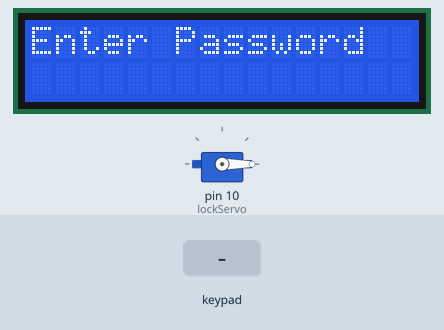
Bench run of a sketch on a simulated Arduino Uno, built with avr-gcc and run on an emulated ATmega328P. On the bench: 16×2 character LCD, servo. The inputs (shaded band) are chosen by the test bench.

Above: at 3.2 s.
3.3 s: keypad keys 2 0 2 5 # pressed 0.4 s apart
At 6.0 s:
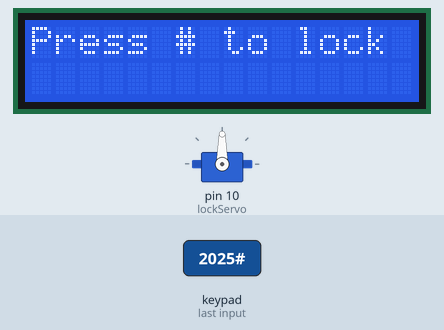
6.8 s: key '#' pressed
At 7.4 s:
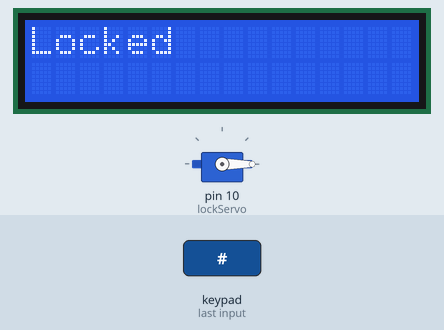
9.0 s: keypad keys 2 0 2 5 A pressed 0.4 s apart
At 12.0 s:
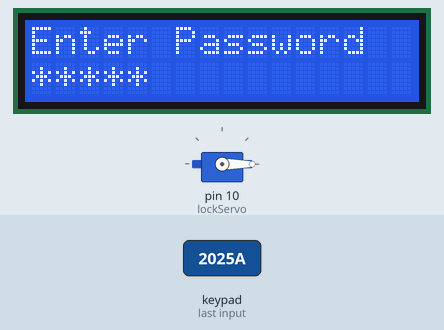
12.5 s: key 'D' pressed
At 13.6 s:
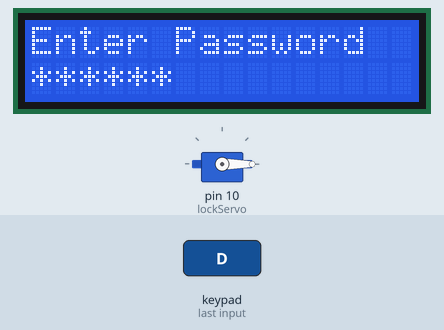
14.0 s: keypad keys 9 8 7 6 # pressed 0.4 s apart
At 16.0 s:
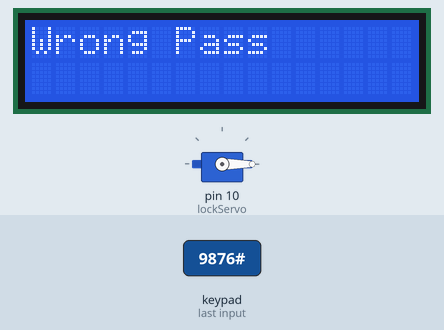
18.3 s: key 'C' pressed
At 18.8 s:
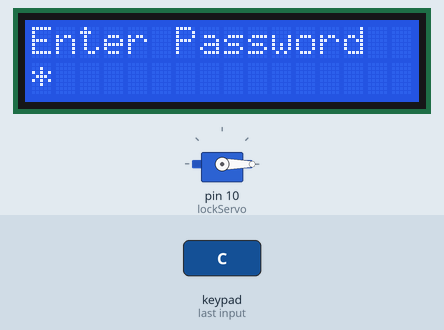
Timing chart, 0 to 20.8 s (numbered marks = the images above; inputs shaded):
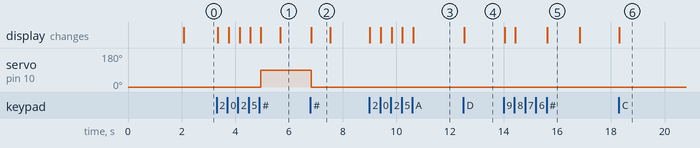

The sketch:

Smart_Keypad_Lock.ino
```cpp
// (licence header left out)
#include <Keypad.h>
#include <Servo.h>
#include <Wire.h>
#include <LiquidCrystal_I2C.h>

// =============================
// Object Initialization
// =============================
LiquidCrystal_I2C lcd(0x27, 16, 2);
Servo lockServo;

// =============================
// Keypad Configuration
// =============================
const byte ROWS = 4;
const byte COLS = 4;

char keys[ROWS][COLS] = {
  {'D','C','B','A'},
  {'#','9','6','3'},
  {'0','8','5','2'},
  {'*','7','4','1'}
};

byte rowPins[ROWS] = {9, 8, 7, 6};
byte colPins[COLS] = {5, 4, 3, 2};

Keypad keypad = Keypad(makeKeymap(keys), rowPins, colPins, ROWS, COLS);

// =============================
// Password Settings
// =============================
String password = "2025"; // Change Password
String input = "";
bool unlocked = false;

void setup() {

  delay(2000); // Power stabilization delay

  lcd.init();
  lcd.backlight();

  lockServo.attach(10);
  lockServo.write(0); // Initially Locked

  keypad.setDebounceTime(50); // Prevent ghost key presses

  lcd.clear();
  lcd.setCursor(0,0);
  lcd.print("Enter Password");
}

void loop() {

  char key = keypad.getKey();

  if (key == NO_KEY) return;

  // =============================
  // If Already Unlocked
  // =============================
  if (unlocked) {

    if (key == '#') {
      unlocked = false;
      lockServo.write(0);

      lcd.clear();
      lcd.print("Locked");
      delay(700);

      lcd.clear();
      lcd.print("Enter Password");
    }
    return;
  }

  // =============================
  // Normal Operation
  // =============================
  if (key == '*') { // Clear Input

    input = "";
    lcd.clear();
    lcd.print("Enter Password");
  }

  else if (key == '#') { // Verify Password

    lcd.clear();

    if (input == password) {

      lcd.print("Unlocked!");
      lockServo.write(90);
      unlocked = true;

      delay(700);
      lcd.clear();
      lcd.print("Press # to lock");
    }
    else {

      lcd.print("Wrong Pass");
      lockServo.write(0);

      delay(1200);
      lcd.clear();
      lcd.print("Enter Password");
    }

    input = "";
  }

  else { // Normal Key Entry

    if (input.length() < 8) { // Safety Limit

      input += key;

      lcd.setCursor(0,1);
      lcd.print("                "); // Clear Line
      lcd.setCursor(0,1);

      for (int i = 0; i < input.length(); i++) {
        lcd.print("*"); // Hide password
      }
    }
  }
}
```

Measured:
- after the input at 3.3 s, servo on pin 10 (lockServo): 0° → 90° after 1.7 s; the display: first changes after 0.05 s (image 1 shows a later state)
- after the input at 6.8 s, servo on pin 10 (lockServo): 90° → 0° at once; the display: changes at once (image 2)
- after the input at 9.0 s, the display: first changes at once (image 3 shows a later state)
- after the input at 12.5 s, the display: changes at once (image 4)
- after the input at 14.0 s, the display: first changes at once (image 5 shows a later state)
- after the input at 18.3 s, the display: changes at once (image 6)
- what the display in image 2 shows lasts 0.7 s, from 6.8 s to 7.5 s
